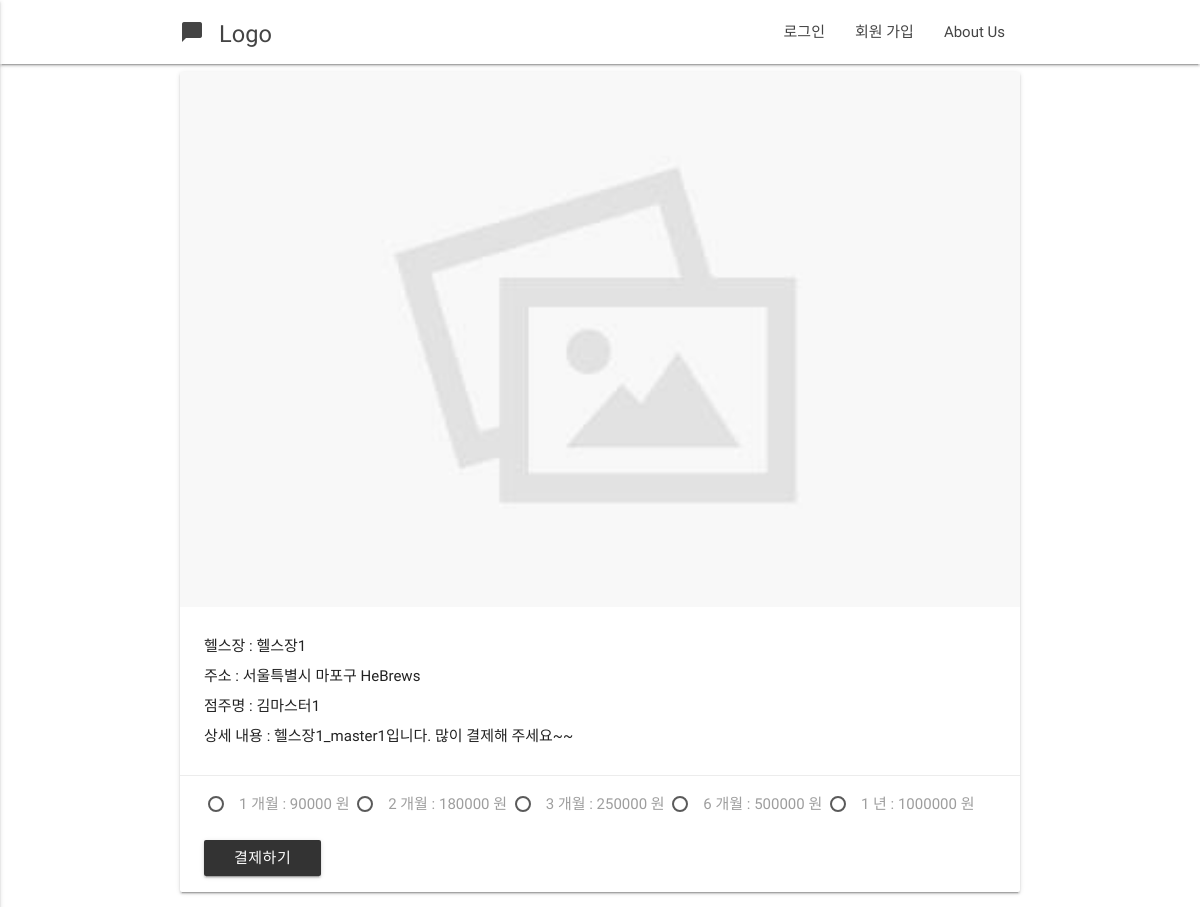
Page /healthclub/detail/1/ on the committed database.
### healthclub/models.py (models this page shows, shortened)
class HealthClub(models.Model):
    name      = models.CharField(max_length = 120)
    address   = models.CharField(max_length = 200)
    master    = models.ForeignKey(User)
    photo     = models.ImageField(blank=True)
    member    = models.IntegerField(default = 0)
    price1    = models.IntegerField(default = 0, blank = True)
    price2    = models.IntegerField(default = 0, blank = True)
    price3    = models.IntegerField(default = 0, blank = True)
    price6    = models.IntegerField(default = 0, blank = True)
    price12   = models.IntegerField(default = 0, blank = True)
    detail   = models.CharField(max_length = 1000, blank = True)
    timestamp = models.DateTimeField(auto_now=True)
    updated = models.DateTimeField(auto_now_add=True)

### profiles/models.py (models this page shows, shortened)
class Profile(models.Model):
    user             = models.OneToOneField(User) # user.profile
    email            = models.CharField(max_length = 120)
    real_name        = models.CharField(max_length = 120, null=True)
    sex              = models.CharField(max_length = 50, null=True)
    followers        = models.ManyToManyField(User, related_name='followers', blank=True)
    following        = models.ManyToManyField(User, related_name='following', blank=True)
    timestamp        = models.DateTimeField(auto_now_add=True)
    updated          = models.DateTimeField(auto_now=True)
    healthclub       = models.ForeignKey(HealthClub, null=True)
    is_health_master = models.BooleanField(default = False)
    cash             = models.IntegerField(default = 0)
    healthclub_price = models.IntegerField(default = 0)

### healthclub/views.py (the view)
# urls.py: url(r'^detail/(?P<pk>\d+)/$', HealthClubDetailView.as_view(), name='detail'),
class HealthClubDetailView(DetailView):
    model = HealthClub

### healthclub/templates/healthclub/healthclub_detail.html (shortened to what this page needs)
{% extends "base.html"  %}
{% load staticfiles %}
{%block content%}
<div class="container">
    <div class="col s12 m12">
      <div class="card">
        <div class="card-image">
          {%if object.photo%}
          <img src="{{object.photo.url}}">
          {%else%}
          <img src="{% static 'images/default_image.jpg' %}">
          {%endif%}
            </div>
            <div class="card-content">
              <p>헬스장 : {{object.name}}</p>
              <p>주소 : {{object.address}}</p>
              <p>점주명 : {{object.master.profile.real_name}}</p>
              <p>상세 내용 : {{object.detail}}</p>
            </div>
            <form action="{% url 'healthclub:payment'%}" method="POST">
              <div class="card-action">
              <label for="test1">1 개월 : {{object.price1}} 원</label>
              <label for="test2">2 개월 : {{object.price2}} 원</label>
              <label for="test3">3 개월 : {{object.price3}} 원</label>
              <label for="test6">6 개월 : {{object.price6}} 원</label>
              <label for="test12">1 년 : {{object.price12}} 원</label>
              <br><br>
              <button class="btn waves-effect waves-light">결제하기</button>
            </form>
        </div>
      </div>
    </div>
{%endblock content%}

### static/css/style.css (style rules this page uses)
p { line-height: 2rem; }

### rows in the picture
HealthClub: name "헬스장1", address "서울특별시 마포구 HeBrews", master.profile.real_name "김마스터1", detail "헬스장1_master1입니다. 많이 결제해 주세요~~", price1 "90000", price2 "180000", price3 "250000", price6 "500000", price12 "1000000"
